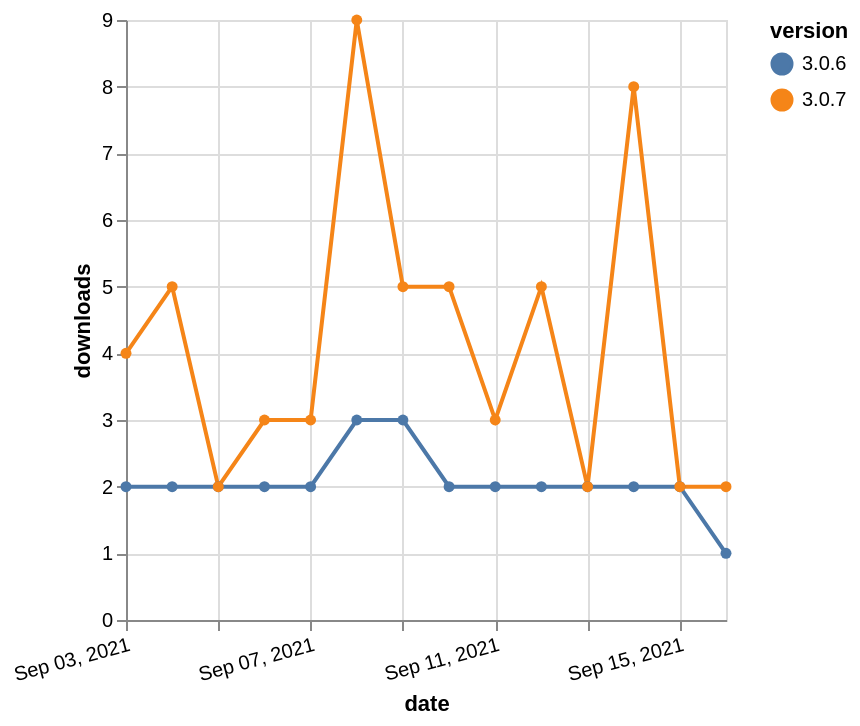

This figure's Vega-Lite source:
### Vega-Lite specification from a JSON file in a GitHub repository (floating-point values rounded to 4 significant figures)
{"$schema": "https://vega.github.io/schema/vega-lite/v5.json", "description": "A simple bar chart with embedded data.", "data": {"values": [{"date": "2021-09-03", "total": 2607, "delta": 2, "version": "3.0.6"}, {"date": "2021-09-04", "total": 2609, "delta": 2, "version": "3.0.6"}, {"date": "2021-09-05", "total": 2611, "delta": 2, "version": "3.0.6"}, {"date": "2021-09-06", "total": 2613, "delta": 2, "version": "3.0.6"}, {"date": "2021-09-07", "total": 2615, "delta": 2, "version": "3.0.6"}, {"date": "2021-09-08", "total": 2618, "delta": 3, "version": "3.0.6"}, {"date": "2021-09-09", "total": 2621, "delta": 3, "version": "3.0.6"}, {"date": "2021-09-10", "total": 2623, "delta": 2, "version": "3.0.6"}, {"date": "2021-09-11", "total": 2625, "delta": 2, "version": "3.0.6"}, {"date": "2021-09-12", "total": 2627, "delta": 2, "version": "3.0.6"}, {"date": "2021-09-13", "total": 2629, "delta": 2, "version": "3.0.6"}, {"date": "2021-09-14", "total": 2631, "delta": 2, "version": "3.0.6"}, {"date": "2021-09-15", "total": 2633, "delta": 2, "version": "3.0.6"}, {"date": "2021-09-16", "total": 2634, "delta": 1, "version": "3.0.6"}, {"date": "2021-09-03", "total": 4029, "delta": 4, "version": "3.0.7"}, {"date": "2021-09-04", "total": 4034, "delta": 5, "version": "3.0.7"}, {"date": "2021-09-05", "total": 4036, "delta": 2, "version": "3.0.7"}, {"date": "2021-09-06", "total": 4039, "delta": 3, "version": "3.0.7"}, {"date": "2021-09-07", "total": 4042, "delta": 3, "version": "3.0.7"}, {"date": "2021-09-08", "total": 4051, "delta": 9, "version": "3.0.7"}, {"date": "2021-09-09", "total": 4056, "delta": 5, "version": "3.0.7"}, {"date": "2021-09-10", "total": 4061, "delta": 5, "version": "3.0.7"}, {"date": "2021-09-11", "total": 4064, "delta": 3, "version": "3.0.7"}, {"date": "2021-09-12", "total": 4069, "delta": 5, "version": "3.0.7"}, {"date": "2021-09-13", "total": 4071, "delta": 2, "version": "3.0.7"}, {"date": "2021-09-14", "total": 4079, "delta": 8, "version": "3.0.7"}, {"date": "2021-09-15", "total": 4081, "delta": 2, "version": "3.0.7"}, {"date": "2021-09-16", "total": 4083, "delta": 2, "version": "3.0.7"}]}, "width": "container", "mark": {"type": "line", "point": {"filled": true}}, "encoding": {"x": {"field": "date", "type": "temporal", "timeUnit": "yearmonthdate", "title": "date", "axis": {"labelAngle": -15}}, "y": {"field": "delta", "type": "quantitative", "title": "downloads"}, "color": {"field": "version", "type": "nominal"}, "tooltip": {"field": "delta"}}}
